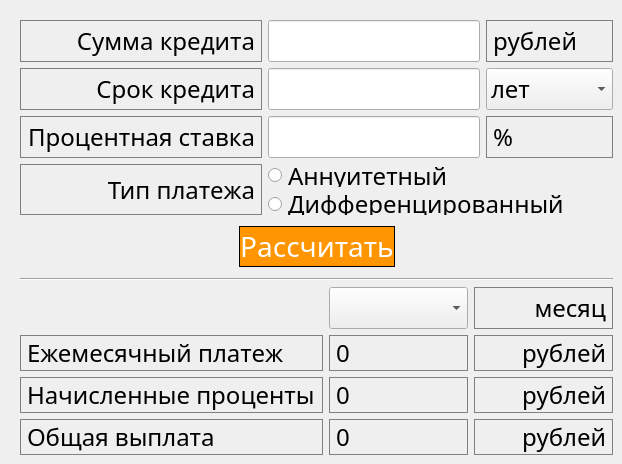
        <widget class="QWidget" name="Credit">
          <attribute name="title">
            <string>Credit</string>
          </attribute>
          <widget class="QWidget" name="layoutWidget">
            <property name="geometry">
              <rect>
                <x>20</x>
                <y>20</y>
                <width>593</width>
                <height>435</height>
              </rect>
            </property>
            <layout class="QVBoxLayout" name="verticalLayout_2">
              <item>
                <layout class="QGridLayout" name="gridLayout">
                  <item row="0" column="6" rowspan="2">
                    <widget class="QLabel" name="label_2">
                      <property name="font">
                        <font>
                          <family>Avenir</family>
                          <pointsize>18</pointsize>
                          <strikeout>false</strikeout>
                        </font>
                      </property>
                      <property name="layoutDirection">
                        <enum>Qt::LeftToRight</enum>
                      </property>
                      <property name="styleSheet">
                        <string notr="true">QLabel {
                          border: 1px solid gray;
                          }
</string>
                      </property>
                      <property name="text">
                        <string>рублей</string>
                      </property>
                    </widget>
                  </item>
                  <item row="2" column="6">
                    <widget class="QComboBox" name="comboBox">
                      <property name="font">
                        <font>
                          <family>Avenir</family>
                          <pointsize>18</pointsize>
                          <strikeout>false</strikeout>
                        </font>
                      </property>
                      <property name="styleSheet">
                        <string notr="true">QLabel {
                          border: 1px solid gray;
                          }
</string>
                      </property>
                      <property name="editable">
                        <bool>false</bool>
                      </property>
                      <property name="currentText">
                        <string>лет</string>
                      </property>
                      <item>
                        <property name="text">
                          <string>лет</string>
                        </property>
                      </item>
                      <item>
                        <property name="text">
                          <string>месяцев</string>
                        </property>
                      </item>
                    </widget>
                  </item>
                  <item row="4" column="0">
                    <widget class="QLabel" name="label">
                      <property name="font">
                        <font>
                          <family>Avenir</family>
                          <pointsize>18</pointsize>
                          <strikeout>false</strikeout>
                        </font>
                      </property>
                      <property name="styleSheet">
                        <string notr="true">QLabel {
                          border: 1px solid gray;
                          }
</string>
                      </property>
                      <property name="text">
                        <string>Тип платежа</string>
                      </property>
                      <property name="alignment">
                        <set>Qt::AlignRight|Qt::AlignTrailing|Qt::AlignVCenter</set>
                      </property>
                    </widget>
                  </item>
                  <item row="0" column="0" rowspan="2">
                    <widget class="QLabel" name="credit_sum_label">
                      <property name="font">
                        <font>
                          <family>Avenir</family>
                          <pointsize>18</pointsize>
                          <strikeout>false</strikeout>
                        </font>
                      </property>
                      <property name="styleSheet">
                        <string notr="true">QLabel {
                          border: 1px solid gray;
                          }
</string>
                      </property>
                      <property name="text">
                        <string>Сумма кредита</string>
                      </property>
                      <property name="textFormat">
                        <enum>Qt::AutoText</enum>
                      </property>
                      <property name="scaledContents">
                        <bool>true</bool>
                      </property>
                      <property name="alignment">
                        <set>Qt::AlignRight|Qt::AlignTrailing|Qt::AlignVCenter</set>
                      </property>
                    </widget>
                  </item>
                  <item row="3" column="1" colspan="5">
                    <widget class="QLineEdit" name="interest_rate">
                      <property name="font">
                        <font>
                          <family>Avenir</family>
                          <pointsize>18</pointsize>
                          <strikeout>false</strikeout>
                        </font>
                      </property>
                      <property name="styleSheet">
                        <string notr="true">QLabel {
                          border: 1px solid gray;
                          }
</string>
                      </property>
                    </widget>
                  </item>
                  <item row="4" column="1" colspan="6">
                    <layout class="QVBoxLayout" name="verticalLayout">
                      <item>
                        <widget class="QRadioButton" name="btn_annyity">
                          <property name="font">
                            <font>
                              <family>Avenir</family>
                              <pointsize>18</pointsize>
                              <strikeout>false</strikeout>
                            </font>
                          </property>
                          <property name="styleSheet">
                            <string notr="true">QLabel {
                              border: 1px solid gray;
                              }
</string>
                          </property>
                          <property name="text">
                            <string>Аннуитетный</string>
                          </property>
                        </widget>
                      </item>
                      <item>
                        <widget class="QRadioButton" name="btn_diff">
                          <property name="font">
                            <font>
                              <family>Avenir</family>
                              <pointsize>18</pointsize>
                              <strikeout>false</strikeout>
                            </font>
                          </property>
                          <property name="styleSheet">
                            <string notr="true">QLabel {
                              border: 1px solid gray;
                              }
</string>
                          </property>
                          <property name="text">
                            <string>Дифференцированный</string>
                          </property>
                        </widget>
                      </item>
                    </layout>
                  </item>
                  <item row="0" column="1" rowspan="2" colspan="5">
                    <widget class="QLineEdit" name="credit_sum">
                      <property name="font">
                        <font>
                          <family>Avenir</family>
                          <pointsize>18</pointsize>
                          <strikeout>false</strikeout>
                        </font>
                      </property>
                      <property name="styleSheet">
                        <string notr="true">QLabel {
                          border: 1px solid gray;
                          }
</string>
                      </property>
                    </widget>
                  </item>
                  <item row="3" column="6">
                    <widget class="QLabel" name="label_3">
                      <property name="font">
                        <font>
                          <family>Avenir</family>
                          <pointsize>18</pointsize>
                          <strikeout>false</strikeout>
                        </font>
                      </property>
                      <property name="layoutDirection">
                        <enum>Qt::LeftToRight</enum>
                      </property>
                      <property name="styleSheet">
                        <string notr="true">QLabel {
                          border: 1px solid gray;
                          }
</string>
                      </property>
                      <property name="text">
                        <string>%</string>
                      </property>
                    </widget>
                  </item>
                  <item row="2" column="1" colspan="5">
                    <widget class="QLineEdit" name="credit_term">
                      <property name="font">
                        <font>
                          <family>Avenir</family>
                          <pointsize>18</pointsize>
                          <strikeout>false</strikeout>
                        </font>
                      </property>
                      <property name="styleSheet">
                        <string notr="true">QLabel {
                          border: 1px solid gray;
                          }
</string>
                      </property>
                      <property name="text">
                        <string />
                      </property>
                    </widget>
                  </item>
                  <item row="2" column="0">
                    <widget class="QLabel" name="credit_term_label">
                      <property name="font">
                        <font>
                          <family>Avenir</family>
                          <pointsize>18</pointsize>
                          <strikeout>false</strikeout>
                        </font>
                      </property>
                      <property name="styleSheet">
                        <string notr="true">QLabel {
                          border: 1px solid gray;
                          }
</string>
                      </property>
                      <property name="text">
                        <string>Срок кредита</string>
                      </property>
                      <property name="alignment">
                        <set>Qt::AlignRight|Qt::AlignTrailing|Qt::AlignVCenter</set>
                      </property>
                    </widget>
                  </item>
                  <item row="3" column="0">
                    <widget class="QLabel" name="interest_rate_label">
                      <property name="font">
                        <font>
                          <family>Avenir</family>
                          <pointsize>18</pointsize>
                          <strikeout>false</strikeout>
                        </font>
                      </property>
                      <property name="styleSheet">
                        <string notr="true">QLabel {
                          border: 1px solid gray;
                          }
</string>
                      </property>
                      <property name="text">
                        <string>Процентная ставка</string>
                      </property>
                      <property name="alignment">
                        <set>Qt::AlignRight|Qt::AlignTrailing|Qt::AlignVCenter</set>
                      </property>
                    </widget>
                  </item>
                </layout>
              </item>
              <item>
                <layout class="QHBoxLayout" name="horizontalLayout">
                  <item>
                    <spacer name="horizontalSpacer_2">
                      <property name="styleSheet">
                        <string>QLabel {
                          border: 1px solid gray;
                          }
</string>
                      </property>
                      <property name="orientation">
                        <enum>Qt::Horizontal</enum>
                      </property>
                      <property name="sizeHint" stdset="0">
                        <size>
                          <width>20</width>
                          <height>51</height>
                        </size>
                      </property>
                    </spacer>
                  </item>
                  <item>
                    <widget class="QPushButton" name="btn_credit_calc">
                      <property name="font">
                        <font>
                          <family>Avenir</family>
                          <pointsize>21</pointsize>
                          <strikeout>false</strikeout>
                        </font>
                      </property>
                      <property name="styleSheet">
                        <string notr="true">QPushButton {
                          background-color: #FF9500;
                          color: white;
                          border: 0.5px solid black;
                          }

                          QPushButton:pressed {
                          background-color: qlineargradient(x1: 0, y1: 0, x2: 0, y2: 1,
                          stop: 0 #FF7832, stop: 1 #FF9739);
                          }</string>
                      </property>
                      <property name="text">
                        <string>Рассчитать</string>
                      </property>
                    </widget>
                  </item>
                  <item>
                    <spacer name="horizontalSpacer">
                      <property name="orientation">
                        <enum>Qt::Horizontal</enum>
                      </property>
                      <property name="sizeHint" stdset="0">
                        <size>
                          <width>20</width>
                          <height>20</height>
                        </size>
                      </property>
                    </spacer>
                  </item>
                </layout>
              </item>
              <item>
                <widget class="Line" name="line">
                  <property name="styleSheet">
                    <string notr="true" />
                  </property>
                  <property name="orientation">
                    <enum>Qt::Horizontal</enum>
                  </property>
                </widget>
              </item>
              <item>
                <layout class="QGridLayout" name="gridLayout_2">
                  <item row="1" column="2">
                    <widget class="QLabel" name="label_7">
                      <property name="font">
                        <font>
                          <family>Avenir</family>
                          <pointsize>18</pointsize>
                          <strikeout>false</strikeout>
                        </font>
                      </property>
                      <property name="layoutDirection">
                        <enum>Qt::LeftToRight</enum>
                      </property>
                      <property name="styleSheet">
                        <string notr="true">QLabel {
                          border: 1px solid gray;
                          }
</string>
                      </property>
                      <property name="text">
                        <string>рублей</string>
                      </property>
                      <property name="alignment">
                        <set>Qt::AlignRight|Qt::AlignTrailing|Qt::AlignVCenter</set>
                      </property>
                    </widget>
                  </item>
                  <item row="1" column="1">
                    <widget class="QLabel" name="month_payment">
                      <property name="font">
                        <font>
                          <family>Avenir</family>
                          <pointsize>18</pointsize>
                          <strikeout>false</strikeout>
                        </font>
                      </property>
                      <property name="styleSheet">
                        <string notr="true">QLabel {
                          border: 1px solid gray;
                          }
</string>
                      </property>
                      <property name="text">
                        <string>0</string>
                      </property>
                    </widget>
                  </item>
                  <item row="3" column="1">
                    <widget class="QLabel" name="sum_payment">
                      <property name="font">
                        <font>
                          <family>Avenir</family>
                          <pointsize>18</pointsize>
                          <strikeout>false</strikeout>
                        </font>
                      </property>
                      <property name="styleSheet">
                        <string notr="true">QLabel {
                          border: 1px solid gray;
                          }
</string>
                      </property>
                      <property name="text">
                        <string>0</string>
                      </property>
                    </widget>
                  </item>
                  <item row="3" column="0">
                    <widget class="QLabel" name="label_6">
                      <property name="font">
                        <font>
                          <family>Avenir</family>
                          <pointsize>18</pointsize>
                          <strikeout>false</strikeout>
                        </font>
                      </property>
                      <property name="styleSheet">
                        <string notr="true">QLabel {
                          border: 1px solid gray;
                          }
</string>
                      </property>
                      <property name="text">
                        <string>Общая выплата</string>
                      </property>
                    </widget>
                  </item>
                  <item row="3" column="2">
                    <widget class="QLabel" name="label_9">
                      <property name="font">
                        <font>
                          <family>Avenir</family>
                          <pointsize>18</pointsize>
                          <strikeout>false</strikeout>
                        </font>
                      </property>
                      <property name="layoutDirection">
                        <enum>Qt::LeftToRight</enum>
                      </property>
                      <property name="styleSheet">
                        <string notr="true">QLabel {
                          border: 1px solid gray;
                          }
</string>
                      </property>
                      <property name="text">
                        <string>рублей</string>
                      </property>
                      <property name="alignment">
                        <set>Qt::AlignRight|Qt::AlignTrailing|Qt::AlignVCenter</set>
                      </property>
                    </widget>
                  </item>
                  <item row="2" column="0">
                    <widget class="QLabel" name="label_4">
                      <property name="font">
                        <font>
                          <family>Avenir</family>
                          <pointsize>18</pointsize>
                          <strikeout>false</strikeout>
                        </font>
                      </property>
                      <property name="styleSheet">
                        <string notr="true">QLabel {
                          border: 1px solid gray;
                          }
</string>
                      </property>
                      <property name="text">
                        <string>Начисленные проценты</string>
                      </property>
                    </widget>
                  </item>
                  <item row="2" column="2">
                    <widget class="QLabel" name="label_8">
                      <property name="font">
                        <font>
                          <family>Avenir</family>
                          <pointsize>18</pointsize>
                          <strikeout>false</strikeout>
                        </font>
                      </property>
                      <property name="layoutDirection">
                        <enum>Qt::LeftToRight</enum>
                      </property>
                      <property name="styleSheet">
                        <string notr="true">QLabel {
                          border: 1px solid gray;
                          }
</string>
                      </property>
                      <property name="text">
                        <string>рублей</string>
                      </property>
                      <property name="alignment">
                        <set>Qt::AlignRight|Qt::AlignTrailing|Qt::AlignVCenter</set>
                      </property>
                    </widget>
                  </item>
                  <item row="2" column="1">
                    <widget class="QLabel" name="credit_payment">
                      <property name="font">
                        <font>
                          <family>Avenir</family>
                          <pointsize>18</pointsize>
                          <strikeout>false</strikeout>
                        </font>
                      </property>
                      <property name="styleSheet">
                        <string notr="true">QLabel {
                          border: 1px solid gray;
                          }
</string>
                      </property>
                      <property name="text">
                        <string>0</string>
                      </property>
                    </widget>
                  </item>
                  <item row="1" column="0">
                    <widget class="QLabel" name="label_5">
                      <property name="font">
                        <font>
                          <family>Avenir</family>
                          <pointsize>18</pointsize>
                          <strikeout>false</strikeout>
                        </font>
                      </property>
                      <property name="layoutDirection">
                        <enum>Qt::RightToLeft</enum>
                      </property>
                      <property name="styleSheet">
                        <string notr="true">QLabel {
                          border: 1px solid gray;
                          }
</string>
                      </property>
                      <property name="text">
                        <string>Ежемесячный платеж</string>
                      </property>
                    </widget>
                  </item>
                  <item row="0" column="1">
                    <widget class="QComboBox" name="month_choose">
                      <property name="font">
                        <font>
                          <family>Avenir</family>
                          <pointsize>18</pointsize>
                          <strikeout>false</strikeout>
                        </font>
                      </property>
                      <property name="styleSheet">
                        <string>QLabel {
                          border: 1px solid gray;
                          }
</string>
                      </property>
                      <property name="frame">
                        <bool>true</bool>
                      </property>
                    </widget>
                  </item>
                  <item row="0" column="2">
                    <widget class="QLabel" name="month_choose_label">
                      <property name="font">
                        <font>
                          <family>Avenir</family>
                          <pointsize>18</pointsize>
                          <strikeout>false</strikeout>
                        </font>
                      </property>
                      <property name="layoutDirection">
                        <enum>Qt::LeftToRight</enum>
                      </property>
                      <property name="styleSheet">
                        <string notr="true">QLabel {
                          border: 1px solid gray;
                          }
</string>
                      </property>
                      <property name="text">
                        <string>месяц</string>
                      </property>
                      <property name="alignment">
                        <set>Qt::AlignRight|Qt::AlignTrailing|Qt::AlignVCenter</set>
                      </property>
                    </widget>
                  </item>
                </layout>
              </item>
            </layout>
          </widget>
        </widget>
